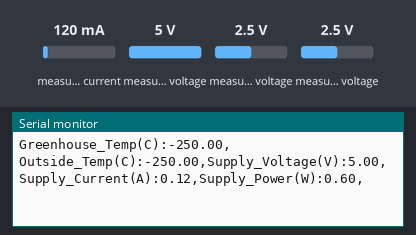
A sketch run on a simulated Arduino Uno, built with avr-gcc and run on an emulated ATmega328P. On the bench: the last lines printed to the serial monitor. The inputs (shaded band) are chosen by the test bench; at power-on: measured current 120 mA, measured voltage 5 V, measured voltage 2.5 V.

Above: at 1.2 s.
1.3 s: measured current set to 40 mA
At 2.7 s:
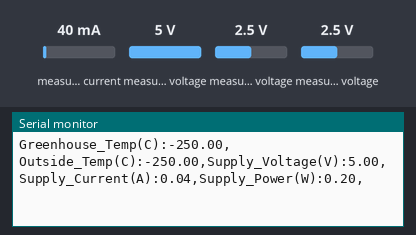
2.8 s: measured voltage (sensor 0) set to 0.3 V
At 4.2 s:
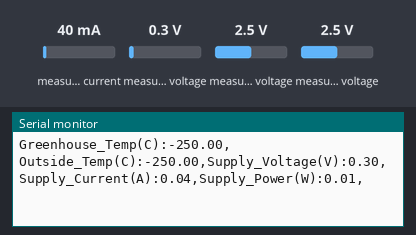
4.3 s: measured current set to 500 mA
At 6.7 s:
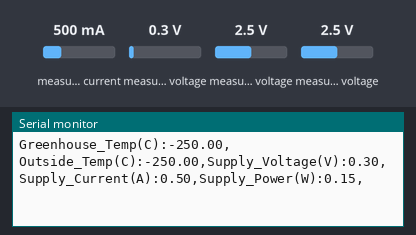
Timing chart, 0 to 8.2 s (numbered marks = the images above; inputs shaded):
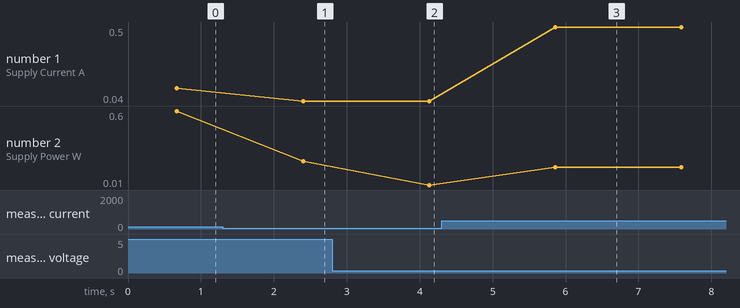

The sketch:

Thermocouple_temp_Plus_V_andI.ino
```cpp
#include <Wire.h>
#include <Adafruit_ADS1015.h>
#include <Adafruit_INA219.h>

Adafruit_INA219 ina219; // for Power Consumption Sensing
Adafruit_ADS1115 ads;  /* Use this for the 16-bit version */
//Adafruit_ADS1015 ads;     /* Use thi for the 12-bit version */

void setup(void)
{
  Serial.begin(9600);


  // Setting the gain/range of your ADC for temp sensing
  //                                                                ADS1015  ADS1115
  //                                                                -------  -------
   ads.setGain(GAIN_TWOTHIRDS);  // 2/3x gain +/- 6.144V    1 bit = 3mV      0.1875mV (default)
  // ads.setGain(GAIN_ONE);        // 1x gain   +/- 4.096V  1 bit = 2mV      0.125mV
  // ads.setGain(GAIN_TWO);        // 2x gain   +/- 2.048V  1 bit = 1mV      0.0625mV
  // ads.setGain(GAIN_FOUR);       // 4x gain   +/- 1.024V  1 bit = 0.5mV    0.03125mV
  // ads.setGain(GAIN_EIGHT);      // 8x gain   +/- 0.512V  1 bit = 0.25mV   0.015625mV
  // ads.setGain(GAIN_SIXTEEN);    // 16x gain  +/- 0.256V  1 bit = 0.125mV  0.0078125mV
  ads.begin();
  ina219.begin();


}

void loop(void)
{


  //////////////////////////////////////////////////////////////////////////
  /// Measure the temperatures using the ADC and the Thermocouple amplifiers
  double adc0, adc1, adc2, adc3;
  // take some samples and average them
  int count = 10;
  double sum = 0.0;
  double sum2 = 0.0;
  for (int i = 1; i < count+1; i++) {
    sum += ads.readADC_SingleEnded(0);
    sum2 += ads.readADC_SingleEnded(1);
    delay(50);
  }
  sum = sum / count;
  sum2 = sum2/count;
  // Create the scale factor to convert a 16bit int into a 5V double decimal value
  double scale_factor = (5.07/27200.0);
  sum = sum*scale_factor;
  sum2 = sum2*scale_factor;
  // Convert Decimal voltage to temperature in C
  double Temp1 =  (sum - 1.25) / 0.005;
  double Temp2 =  (sum2 - 1.25) / 0.005;


  //////////////////////////////////////////////////////////////////////
  // Measure the input supply power consumped
  float shuntvoltage = 0;
  float supply_voltage = 0;
  float Supply_Current = 0;
  float loadvoltage = 0;
  float power_mW = 0;
  shuntvoltage = ina219.getShuntVoltage_mV();
  supply_voltage = ina219.getBusVoltage_V();
  Supply_Current = (ina219.getCurrent_mA())/1000.0;
  power_mW = (ina219.getPower_mW())/1000.0;
  loadvoltage = supply_voltage + (shuntvoltage / 1000.0);

  ////////////////////////////////////////////////////////////////////
  // Print the results
  Serial.print("Greenhouse_Temp(C):");Serial.print(Temp1);Serial.print(",");
  Serial.print("Outside_Temp(C):");Serial.print(Temp2);Serial.print(",");
  Serial.print("Supply_Voltage(V):"); Serial.print(supply_voltage); Serial.print(",");
  Serial.print("Supply_Current(A):"); Serial.print(Supply_Current);Serial.print(",");
  Serial.print("Supply_Power(W):"); Serial.print(power_mW);Serial.print(",");
  Serial.println("");


  delay(1000);
}
```

Measured:
- after the input at 1.3 s, the serial monitor: prints a new line after 1.1 s (image 1)
- after the input at 2.8 s, the serial monitor: prints a new line after 1.3 s (image 2)
- after the input at 4.3 s, the serial monitor: prints a new line after 1.6 s (image 3)
- plotted number 1: 0.12 → 0.04 after the input at 1.3 s, 0.04 → 0.5 after the input at 4.3 s
- plotted number 2: 0.6 → 0.2 after the input at 1.3 s, 0.2 → 0.01 after the input at 2.8 s, 0.01 → 0.15 after the input at 4.3 s
